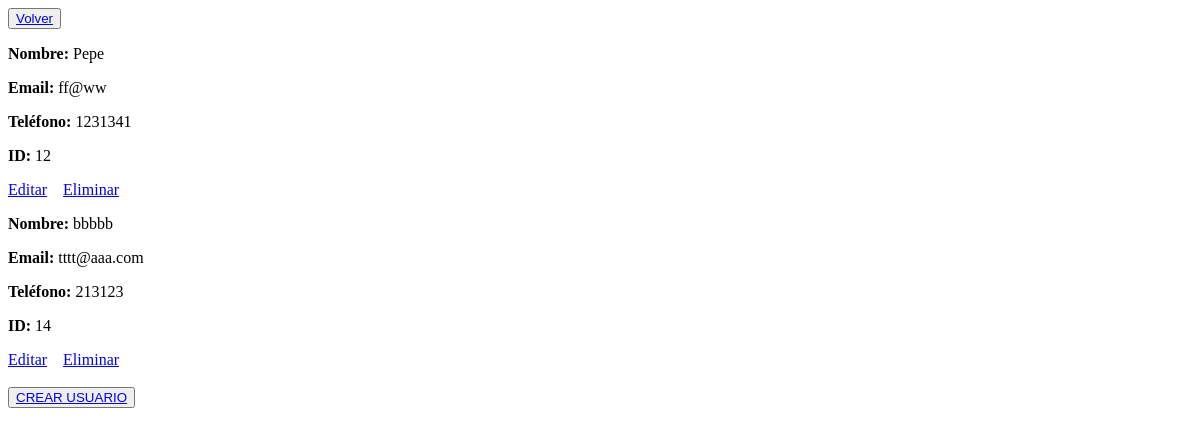
The app's page /listar_usuarios, older data.
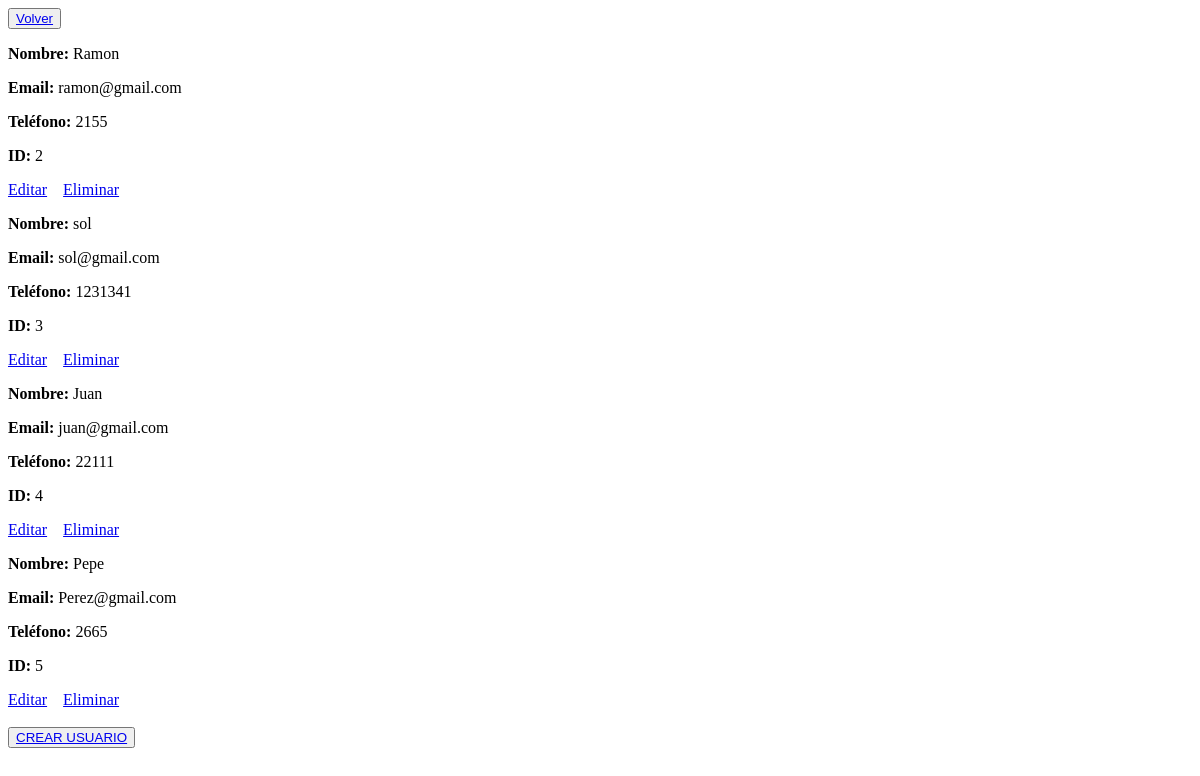
The same page, newer data.
### login/models.py (models this page shows)
class Usuario(models.Model):
    id = models.AutoField(primary_key=True)
    nombre = models.CharField(max_length=255)
    email = models.EmailField(unique=True)
    telefono = models.CharField(max_length=20)

### login/views.py (the view)
# urls.py: path('listar_usuarios', views.listar_usuarios, name="listar_usuarios"),
def listar_usuarios(request):
    usuarios = Usuario.objects.all()
    return render(request, "login/listar_usuarios.html", {'usuarios':usuarios})

### templates/login/listar_usuarios.html (shortened to what this page needs)
<!DOCTYPE html>
<html lang="en">
{% load static %}
<head>
</head>
<body>
    <button type="submit"><a href="/volver_home" class="boton">Volver</a></button>
    {% for usuario in usuarios %}
        <p><strong>Nombre:</strong> {{ usuario.nombre }}</p>
        <p><strong>Email:</strong> {{ usuario.email }}</p>
        <p><strong>Teléfono:</strong> {{ usuario.telefono }}</p>
        <p><strong>ID:</strong> {{ usuario.id }}</p>
        <a href="edicionUsuario/{{usuario.id}}" class="boton">Editar</a> &nbsp;&nbsp;
        <a href="eliminar_usuario/{{usuario.id}}">Eliminar</a>
    {% endfor %}
    <br>
    <br>
    <button type="submit"><a href="/crear_usuario" class="boton">CREAR USUARIO</a></button>
</body>
</html>

Row changes from the older to the newer data that the page shows:
removed Usuario: nombre "Pepe", email "ff@ww", telefono "1231341", id "12"
removed Usuario: nombre "bbbbb", email "tttt@aaa.com", telefono "213123", id "14"
added Usuario: nombre "Ramon", email "ramon@gmail.com", telefono "2155", id "2"
added Usuario: nombre "sol", email "sol@gmail.com", telefono "1231341", id "3"
added Usuario: nombre "Juan", email "juan@gmail.com", telefono "22111", id "4"
added Usuario: nombre "Pepe", email "Perez@gmail.com", telefono "2665", id "5"
